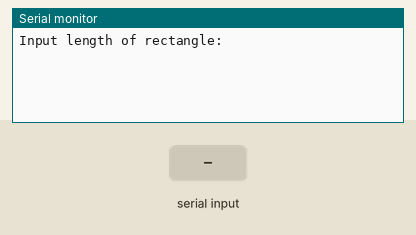
Bench run of a sketch on a simulated Arduino Uno, built with avr-gcc and run on an emulated ATmega328P. Parts: the last lines printed to the serial monitor. The inputs (shaded band) are chosen by the test bench.

Above: at 1.2 s.
1.3 s: "90,45\n" received over Serial
At 1.8 s:
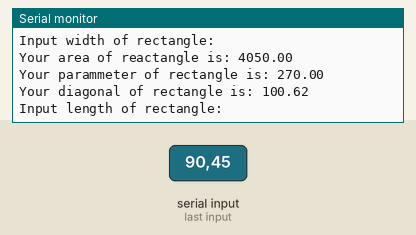
2.8 s: "30,150\n" received over Serial
At 4.1 s:
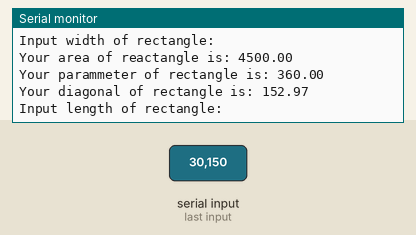

Measured:
- after the input at 1.3 s, the serial monitor: prints a new line at once (image 1)
- after the input at 2.8 s, the serial monitor: prints a new line at once (image 2)

The sketch:

lesson-40-usinglocalvariables.ino
```cpp
void setup() {
  // put your setup code here, to run once:
  Serial.begin(115200);
}

void loop() {
  // put your main code here, to run repeatedly:
  float length;
  float width;
  float area;
  float parameter;
  float diagonal;
  Serial.println("Input length of rectangle: ");
  while (Serial.available() == 0) {

  }
  length = Serial.parseFloat();
  clearSerial();
  Serial.println("Input width of rectangle: ");
  while(Serial.available() == 0) {

  }
  width = Serial.parseFloat();
  clearSerial();
  area = findArea(length,width);
  Serial.println("Your area of reactangle is: "+String(area));
  parameter = findParameter(length,width);
  Serial.println("Your parammeter of rectangle is: "+String(parameter));
  diagonal = findDiagonal(length,width);
  Serial.println("Your diagonal of rectangle is: "+String(diagonal));
  Serial.println();
}

void clearSerial() {
  while(Serial.available()) {
    Serial.read();
  }
}

float findArea(float l,float w) {
  float a;
  a = l*w;
  return a;
}

float findParameter(float l,float w) {
  float p;
  p = 2*l + 2*w;
  return p;
}

float findDiagonal(float l,float w) {
  float d;
  d = sqrt(l*l+w*w);
  return d;
}
```
